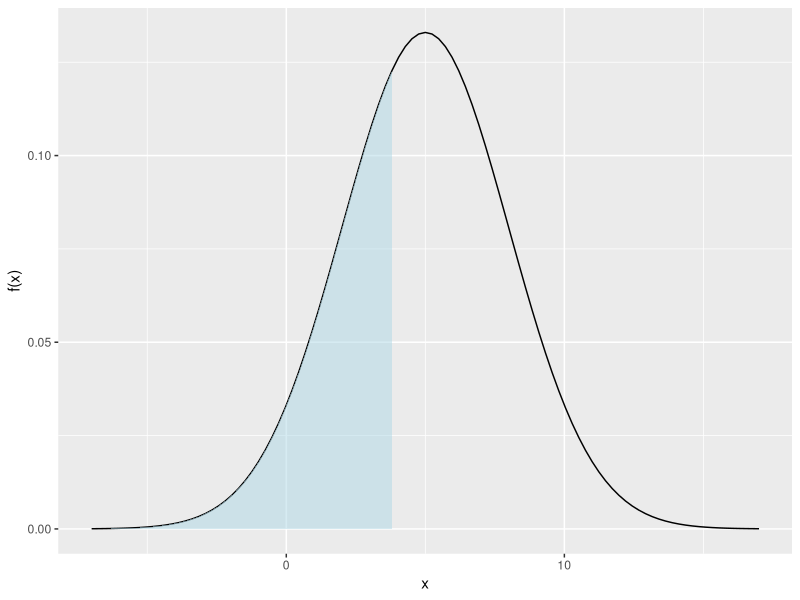
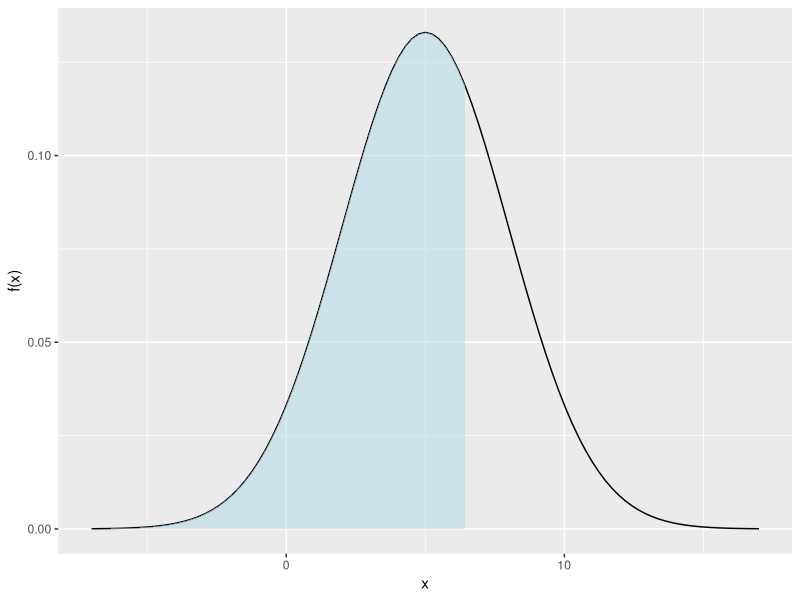
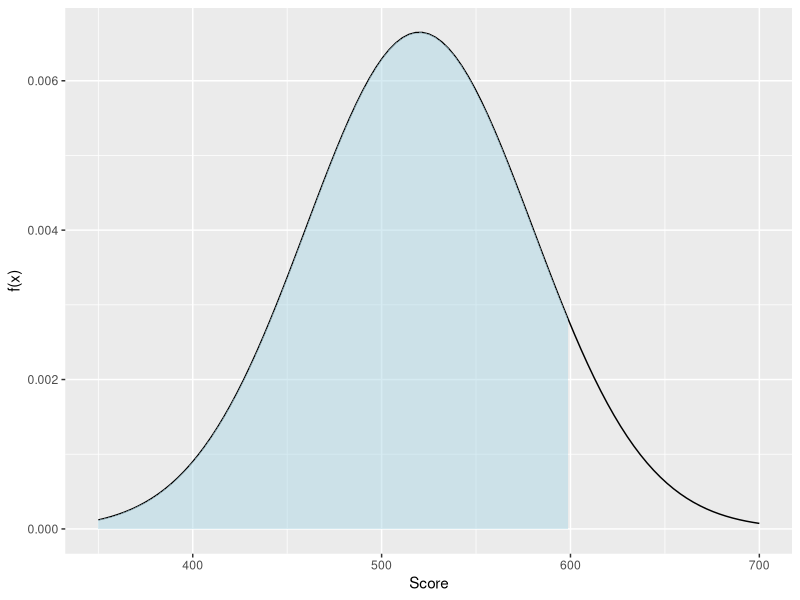
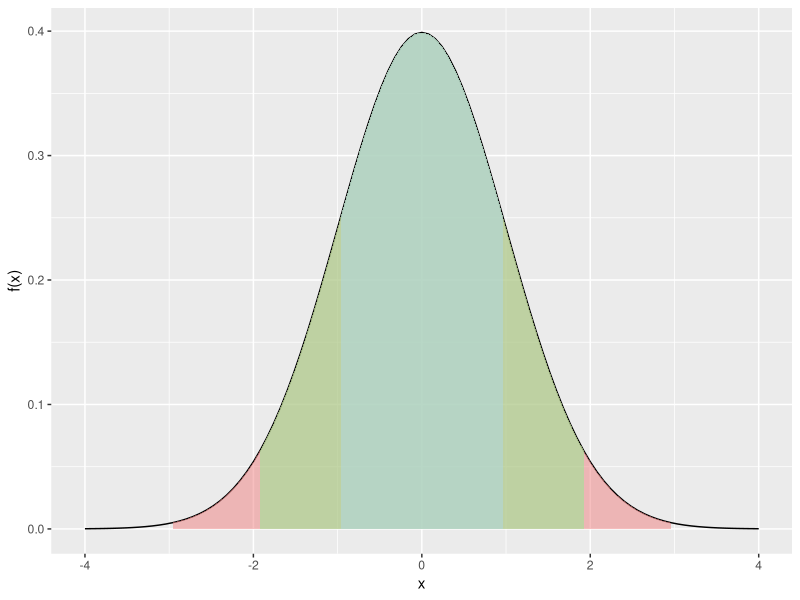

Write R code to recreate these figures, in order.
## ---- chunk 1
#| echo: false
require(ggplot2)
## ---- chunk 2
#| echo: true
pnorm(1.8,0,1)
pnorm(1.89,0,1)
## ---- chunk 3
#| echo: false
x       = 4
mu      = 5
sigmaSq = 9
pnorm(x, mu, sqrt(sigmaSq))
## ---- chunk 4
#| echo: true
pnorm(4,5,3)
## ---- chunk 5
#| label: normalProbPlot
#| echo: false
#| fig-asp: 1
#| out-width: "50%" 
x       = 4
mu      = 5
sigmaSq = 9
lab     = 'x'

funcShaded <- function(x, lower_bound) {
    y = dnorm(x, mean = mu, sd = sqrt(sigmaSq))
    y[x >= lower_bound] <- NA
    return(y)
}

xMin = mu - sqrt(sigmaSq)*4
xMax = mu + sqrt(sigmaSq)*4
ggplot(data.frame(x = c(xMin, xMax)), aes(x = x)) + 
    stat_function(fun = dnorm, args = list(mean = mu, sd = sqrt(sigmaSq))) + 
    stat_function(fun = funcShaded, args = list(lower_bound = x), 
                  geom = "area", fill = 'lightblue', alpha = .5) +
    scale_x_continuous(name = lab) + scale_y_continuous(name = "f(x)")
## ---- chunk 6
#| echo: true
qnorm(.7,5,3)
## ---- chunk 7
#| label: normalQuantilePlot
#| echo: false
#| fig-asp: 1
#| out-width: "50%" 
x   = qnorm(.7,mu,sqrt(sigmaSq))
lab = 'x' 

funcShaded <- function(x, lower_bound) {
    y = dnorm(x, mean = mu, sd = sqrt(sigmaSq))
    y[x >= lower_bound] <- NA
    return(y)
}

xMin = mu - sqrt(sigmaSq)*4
xMax = mu + sqrt(sigmaSq)*4
ggplot(data.frame(x = c(xMin, xMax)), aes(x = x)) + 
    stat_function(fun = dnorm, args = list(mean = mu, sd = sqrt(sigmaSq))) + 
    stat_function(fun = funcShaded, args = list(lower_bound = x), 
                  geom = "area", fill = 'lightblue', alpha = .5) +
    scale_x_continuous(name = lab) + scale_y_continuous(name = "f(x)")
## ---- chunk 8
#| echo: false
#| eval: true
qnorm( pnorm(3,5,3), 5,3)
## ---- chunk 9
#| echo: false
#| eval: true
pnorm(qnorm(.2,5,3), 5, 3)
## ---- chunk 10
#| echo: true
pnorm(0,3.2,sqrt(100))
## ---- chunk 11
#| echo: true
qnorm(.05,-3.2,sqrt(100))
## ---- chunk 12
#| label: SATquationNoEcho
#| echo: false
#| fig-asp: 1
#| out-width: "50%" 
x       = 600
mu      = 520
sigmaSq = 3600

funcShaded <- function(x, lower_bound) {
    y = dnorm(x, mean = mu, sd = sqrt(sigmaSq))
    y[x >= lower_bound] <- NA
    return(y)
}

xMin = 350
xMax = 700
ggplot(data.frame(x = c(xMin, xMax)), aes(x = x)) + 
    stat_function(fun = dnorm, args = list(mean = mu, sd = sqrt(sigmaSq))) + 
    stat_function(fun = funcShaded, args = list(lower_bound = x), 
                  geom = "area", fill = 'lightblue', alpha = .5) +
    scale_x_continuous(name = "Score") + scale_y_continuous(name = "f(x)")
## ---- chunk 13
#| echo: true
x       = 600
mu      = 520
sigmaSq = 3600
pnorm(x, mu, sqrt(sigmaSq))
## ---- chunk 14
#| echo: true
prob    = .96
mu      = 520
sigmaSq = 3600
qnorm(prob, mu, sqrt(sigmaSq))
## ---- chunk 15
#| echo: true
mu      = 1
sigmaSq = 2.54^2*.000001
pnorm(1.001, mu, sqrt(sigmaSq)) - 
    pnorm(.999, mu, sqrt(sigmaSq))
## ---- chunk 16
#| label: normalEmpRuleGeneral
#| echo: false
#| fig-asp: 1
#| out-width: "50%"

mu      = 0
sigmaSq = 1
lab     = 'x' 

funcShaded <- function(x, lower_bound) {
    y = dnorm(x, mean = mu, sd = sqrt(sigmaSq))
    y[x >= lower_bound | x <= -lower_bound] <- NA
    return(y)
}

xMin = mu - sqrt(sigmaSq)*4
xMax = mu + sqrt(sigmaSq)*4
ggplot(data.frame(x = c(xMin, xMax)), aes(x = x)) + 
    stat_function(fun = dnorm, args = list(mean = mu, sd = sqrt(sigmaSq))) + 
    stat_function(fun = funcShaded, args = list(lower_bound = 3), 
                  geom = "area", fill = 'lightcoral', alpha = .5) +
    stat_function(fun = funcShaded, args = list(lower_bound = 2), 
                  geom = "area", fill = 'lightgreen', alpha = .5) +
    stat_function(fun = funcShaded, args = list(lower_bound = 1), 
                  geom = "area", fill = 'lightblue', alpha = .5) +
    scale_x_continuous(name = lab) + scale_y_continuous(name = "f(x)")
